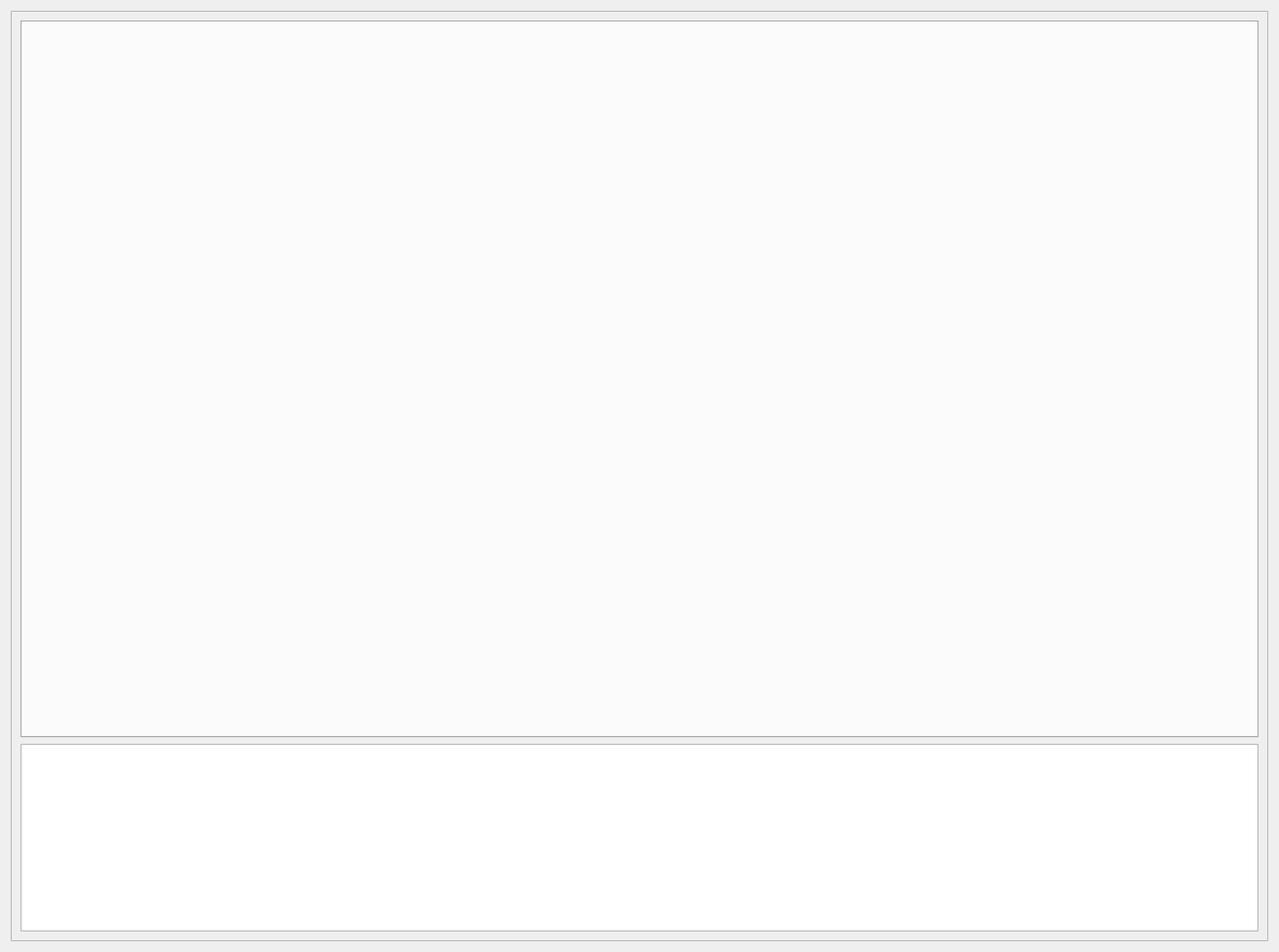
<?xml version="1.0" encoding="UTF-8"?>
<ui version="4.0">
 <class>Form</class>
 <widget class="QWidget" name="Form">
  <property name="geometry">
   <rect>
    <x>0</x>
    <y>0</y>
    <width>1308</width>
    <height>974</height>
   </rect>
  </property>
  <property name="windowTitle">
   <string>Form</string>
  </property>
  <layout class="QVBoxLayout" name="verticalLayout_5">
   <item>
    <widget class="QScrollArea" name="scrollArea">
     <property name="widgetResizable">
      <bool>true</bool>
     </property>
     <widget class="QWidget" name="scrollAreaWidgetContents">
      <property name="geometry">
       <rect>
        <x>0</x>
        <y>0</y>
        <width>1288</width>
        <height>954</height>
       </rect>
      </property>
      <layout class="QVBoxLayout" name="verticalLayout_33">
       <item>
        <widget class="QTabWidget" name="main_tabs">
         <property name="currentIndex">
          <number>-1</number>
         </property>
        </widget>
       </item>
       <item>
        <layout class="QVBoxLayout" name="verticalLayout_35">
         <item>
          <widget class="QPlainTextEdit" name="status_logger">
           <property name="sizePolicy">
            <sizepolicy hsizetype="Expanding" vsizetype="Minimum">
             <horstretch>0</horstretch>
             <verstretch>0</verstretch>
            </sizepolicy>
           </property>
           <property name="baseSize">
            <size>
             <width>0</width>
             <height>0</height>
            </size>
           </property>
          </widget>
         </item>
        </layout>
       </item>
      </layout>
     </widget>
    </widget>
   </item>
  </layout>
 </widget>
 <resources/>
 <connections/>
</ui>
